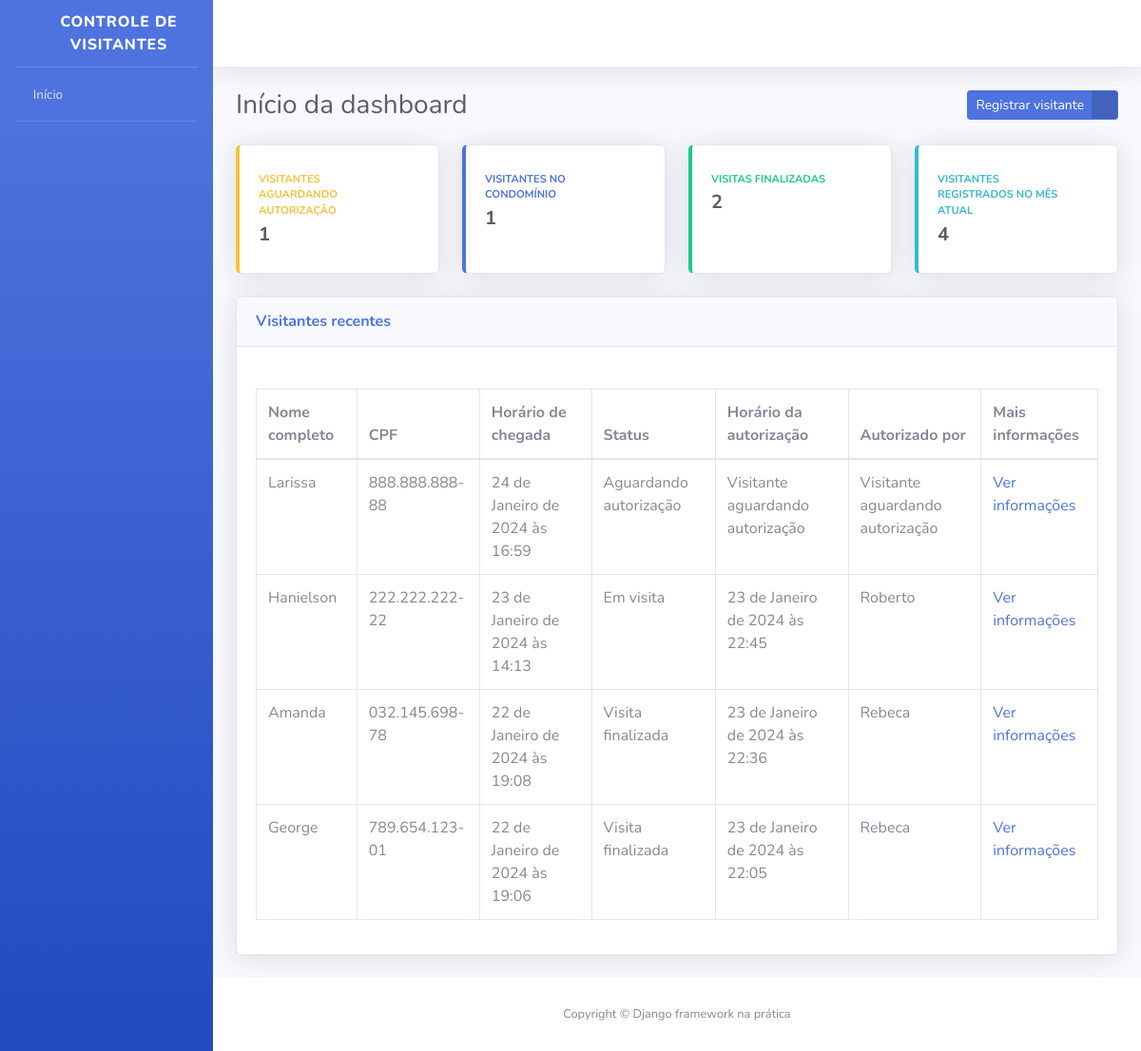
Screenshot of / (signed in) with the database file from the repository.
### apps/visitantes/models.py (models this page shows, shortened)
class Visitante(models.Model):
    STATUS_VISITANTE = [
        ("AGUARDANDO", "Aguardando autorização"),
        ("EM_VISITA", "Em visita"),
        ("FINALIZADO", "Visita finalizada")
    ]
    status = models.CharField(
        verbose_name="Status",
        max_length=10,
        choices=STATUS_VISITANTE,
        default="AGUARDANDO"
    )
    nome_completo = models.CharField(
        verbose_name="Nome completo",
        max_length=60
    )
    cpf = models.CharField(
        verbose_name="CPF",
        max_length=11
    )
    data_nascimento = models.DateField(
        verbose_name="Data de nascimento",
        auto_now=False,
        auto_now_add=False
    )
    numero_casa = models.PositiveSmallIntegerField(
        verbose_name="Número da casa a ser visitada"
    )
    placa_veiculo = models.CharField(
        verbose_name="Placa do veículo",
        max_length=7,
        blank=True,
        null=True
    )
    horario_chegada = models.DateTimeField(
        verbose_name="Horário de chegada na portaria",
        auto_now_add=True,
        auto_now=False
    )
    horario_saida = models.DateTimeField(
        verbose_name="Horário de saída do condomínio",
        auto_now=False,
        auto_now_add=False,
        blank=True,
        null=True
    )
    horario_autorizacao = models.DateTimeField(
        verbose_name="Horário da autorização de entrada",
        auto_now=False,
        auto_now_add=False,
        blank=True,
        null=True
    )
    morador_responsavel = models.CharField(
        verbose_name="Nome do morador que autorizou a entrada do visitante",
        max_length=60,
        blank=True,
        null=True
    )
    registrado_por = models.ForeignKey(
        "porteiros.Porteiro",
        verbose_name="Porteiro responsável pelo registro",
        on_delete=models.PROTECT
    )
    def get_horario_autorizacao(self):
        if self.horario_autorizacao:
            return self.horario_autorizacao
        return "Visitante aguardando autorização"
    def get_morador_responsavel(self):
        if self.morador_responsavel:
            return self.morador_responsavel
        return "Visitante aguardando autorização"
    def get_cpf(self):
        if self.cpf:
            cpf = str(self.cpf)
            cpf_parte_1 = cpf[0:3]
            cpf_parte_2 = cpf[3:6]
            cpf_parte_3 = cpf[6:9]
            cpf_parte_4 = cpf[9:]
            return f"{cpf_parte_1}.{cpf_parte_2}.{cpf_parte_3}-{cpf_parte_4}"
    class Meta:
        verbose_name = "Visitante"
        verbose_name_plural = "Visitantes"
        db_table = "visitante"

### apps/dashboard/views.py (the view)
# urls.py: path('', index, name='index'),
@login_required
def index(request):
    todos_visitantes = Visitante.objects.order_by("-horario_chegada")
    visitantes_aguardando = todos_visitantes.filter(status='AGUARDANDO')
    visitantes_em_visita = todos_visitantes.filter(status='EM_VISITA')
    visitantes_finalizado = todos_visitantes.filter(status='FINALIZADO')
    visitantes_mes = todos_visitantes.filter(
        horario_chegada__year=timezone.localdate().year,
        horario_chegada__month=timezone.localdate().month
    )
    context = {
        "nome_pagina": "Início da dashboard",
        "todos_visitantes": todos_visitantes,
        "visitantes_aguardando": visitantes_aguardando.count(),
        "visitantes_em_visita": visitantes_em_visita.count(),
        "visitantes_finalizados": visitantes_finalizado.count(),
        "visitantes_mes": visitantes_mes.count()
    }
    return render(request, "index.html", context)

### templates/index.html (shortened to what this page needs)
{% extends "base.html" %}
{% block conteudo %}
<div class="container-fluid">
    <div class="d-sm-flex align-items-center justify-content-between mb-4">
        <h1 class="h3 mb-0 text-gray-800">{{ nome_pagina }}</h1>
        <a href="{% url 'registrar_visitante' %}" class="btn btn-primary btn-icon-split btn-sm">
            <span class="text">
                Registrar visitante
            </span>
            <span class="icon text-white-50">
                <i class="fas fa-user-plus"></i>
            </span>
        </a>
    </div>
    <div class="row">
        <div class="col-xl-3 col-md-6 mb-4">
            <div class="card border-left-warning shadow h-100 py-2">
                <div class="card-body">
                    <div class="row no-gutters align-items-center">
                        <div class="col mr-2">
                            <div class="text-xs font-weight-bold text-warning text-uppercase mb-1">Visitantes aguardando autorização</div>
                            <div class="h5 mb-0 font-weight-bold text-gray-800">{{ visitantes_aguardando }}</div>
                        </div>
                        <div class="col-auto">
                            <i class="fas fa-user-lock fa-2x text-gray-300"></i>
                        </div>
                    </div>
                </div>
            </div>
        </div>
        <div class="col-xl-3 col-md-6 mb-4">
            <div class="card border-left-primary shadow h-100 py-2">
                <div class="card-body">
                    <div class="row no-gutters align-items-center">
                        <div class="col mr-2">
                            <div class="text-xs font-weight-bold text-primary text-uppercase mb-1">Visitantes no condomínio</div>
                            <div class="h5 mb-0 font-weight-bold text-gray-800">{{ visitantes_em_visita }}</div>
                        </div>
                        <div class="col-auto">
                            <i class="fas fa-user-clock fa-2x text-gray-300"></i>
                        </div>
                    </div>
                </div>
            </div>
        </div>
        <div class="col-xl-3 col-md-6 mb-4">
            <div class="card border-left-success shadow h-100 py-2">
                <div class="card-body">
                    <div class="row no-gutters align-items-center">
                        <div class="col mr-2">
                            <div class="text-xs font-weight-bold text-success text-uppercase mb-1">Visitas finalizadas</div>
                            <div class="h5 mb-0 font-weight-bold text-gray-800">{{ visitantes_finalizados }}</div>
                        </div>
                        <div class="col-auto">
                            <i class="fas fa-user-check fa-2x text-gray-300"></i>
                        </div>
                    </div>
                </div>
            </div>
        </div>
        <div class="col-xl-3 col-md-6 mb-4">
            <div class="card border-left-info shadow h-100 py-2">
                <div class="card-body">
                    <div class="row no-gutters align-items-center">
                        <div class="col mr-2">
                            <div class="text-xs font-weight-bold text-info text-uppercase mb-1">Visitantes registrados no mês atual</div>
                            <div class="h5 mb-0 font-weight-bold text-gray-800">{{ visitantes_mes }}</div>
                        </div>
                        <div class="col-auto">
                            <i class="fas fa-users fa-2x text-gray-300"></i>
                        </div>
                    </div>
                </div>
            </div>
        </div>
    </div>
    <div class="card shadow mb-4">
        <div class="card-header py-3 d-sm-flex align-items-center justify-content-between mb-4">
            <h6 class="m-0 font-weight-bold text-primary">Visitantes recentes</h6>
        </div>
        <div class="card-body">
            <div class="table-responsive">
                <table class="table table-bordered">
                    <thead>
                        <th>Nome completo</th>
                        <th>CPF</th>
                        <th>Horário de chegada</th>
                        <th>Status</th>
                        <th>Horário da autorização</th>
                        <th>Autorizado por</th>
                        <th>Mais informações</th>
                    </thead>
                    <tbody>
                        {% for visitante in todos_visitantes %}
                            <tr>
                                <td>{{ visitante.nome_completo }}</td>
                                <td>{{ visitante.get_cpf }}</td>
                                <td>{{ visitante.horario_chegada }}</td>
                                <td>{{ visitante.get_status_display }}</td>
                                <td>{{ visitante.get_horario_autorizacao }}</td>
                                <td>{{ visitante.get_morador_responsavel }}</td>
                                <td>
                                    <a href="{% url 'informacoes_visitante' id=visitante.id %}">
                                        Ver informações
                                    </a>
                                </td>
                            </tr>
                        {% endfor %}
                    </tbody>
                </table>
            </div>
        </div>
    </div>
</div>
{% endblock conteudo %}

### templates/base.html (shortened to what this page needs)
<!DOCTYPE html>
{% load static %}
<html lang="pt-br">
    <head>
        <link href="{% static 'css/sb-admin-2.min.css' %}" rel="stylesheet">
        <link href="{% static 'vendor/fontawesome-free/css/all.min.css' %}" rel="stylesheet" type="text/css">
    </head>
    <body id="page-top">
        <div id="wrapper">
            <ul class="navbar-nav bg-gradient-primary sidebar sidebar-dark accordion" id="accordionSidebar">
                <a class="sidebar-brand d-flex align-items-center justify-content-center" href="#">
                    <div class="sidebar-brand-icon rotate-n-15">
                        <i class="fas fa-user-shield"></i>
                    </div>
                    <div class="sidebar-brand-text">Controle de Visitantes</div>
                </a>
                <hr class="sidebar-divider my-0">
                <li class="nav-item">
                    <a class="nav-link" href="{% url 'index' %}">
                        <i class="fas fa-home"></i>
                        <span>Início</span>
                    </a>
                </li>
                <hr class="sidebar-divider">
            </ul>
            <div id="content-wrapper" class="d-flex flex-column">
                <div id="content">
                    <nav class="navbar navbar-expand navbar-light bg-white topbar mb-4 static-top shadow">
                        <ul class="navbar-nav ml-auto">
                            <li class="nav-item dropdown no-arrow">
                                <a class="nav-link dropdown-toggle" href="#" id="userDropdown" role="button" data-toggle="dropdown" aria-haspopup="true" aria-expanded="false">
                                    <span class="mr-2 d-none d-lg-inline text-gray-800 small">
                                        <i class="fas fa-cog"></i>
                                    </span>
                                </a>
                            </li>
                        </ul>
                    </nav>
                    {% block conteudo %} {% endblock conteudo %}
                    <footer class="sticky-footer bg-white">
                        <div class="container my-auto">
                            <div class="copyright text-center my-auto">
                                <span>Copyright © Django framework na prática</span>
                            </div>
                        </div>
                    </footer>
                </div>
            </div>
        </div>
    </body>
</html>

### rows the page displays
Visitante: nome_completo "Larissa", get_cpf "888.888.888-88", horario_chegada "24 de Janeiro de 2024 às 16:59", status "Aguardando autorização", get_horario_autorizacao "Visitante aguardando autorização", get_morador_responsavel "Visitante aguardando autorização"
Visitante: nome_completo "Hanielson", get_cpf "222.222.222-22", horario_chegada "23 de Janeiro de 2024 às 14:13", status "Em visita", get_horario_autorizacao "23 de Janeiro de 2024 às 22:45", get_morador_responsavel "Roberto"
Visitante: nome_completo "Amanda", get_cpf "032.145.698-78", horario_chegada "22 de Janeiro de 2024 às 19:08", status "Visita finalizada", get_horario_autorizacao "23 de Janeiro de 2024 às 22:36", get_morador_responsavel "Rebeca"
Visitante: nome_completo "George", get_cpf "789.654.123-01", horario_chegada "22 de Janeiro de 2024 às 19:06", status "Visita finalizada", get_horario_autorizacao "23 de Janeiro de 2024 às 22:05", get_morador_responsavel "Rebeca"

### other values shown
{{ nome_pagina }} "Início da dashboard"
{{ visitantes_aguardando }} "1"
{{ visitantes_em_visita }} "1"
{{ visitantes_finalizados }} "2"
{{ visitantes_mes }} "4"
